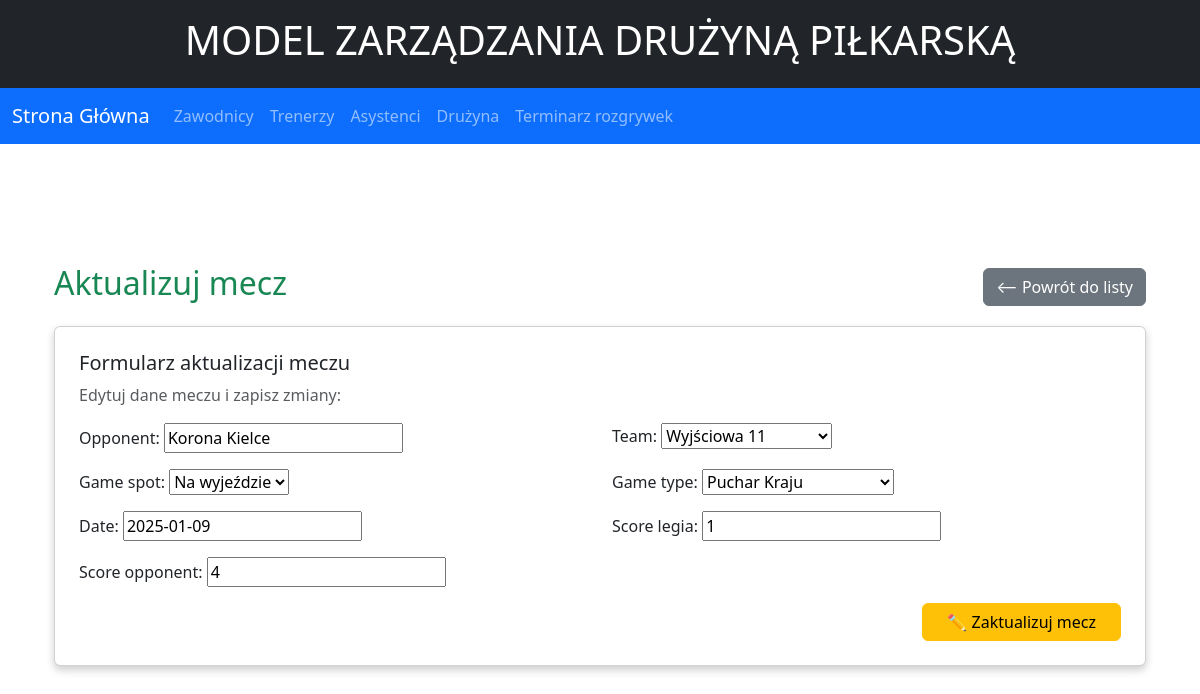
Screenshot of /game/1/change with the database file from the repository.
### Legia/models.py (models this page shows, shortened)
class Game(models.Model):
    opponent = models.CharField(max_length=50)
    team = models.ForeignKey(Team, null=True, blank=True, on_delete=models.SET_NULL)
    game_spot = models.CharField(max_length=50, choices=GAMES_SPOTS, null = True)
    game_type = models.CharField(max_length=50, choices=GAMES_TYPES, null = True)
    date = models.DateField()
    score_legia = models.CharField(max_length=50,null = True)
    score_opponent = models.CharField(max_length=50,null = True)
    class Meta:
        ordering = ['date']

### Legia/views.py (the view)
# urls.py: path('game/<int:id>/change', views.game_update, name='game-update'),
def game_update(request, id):
    try:
        game = Game.objects.get(id=id)
    except Game.DoesNotExist:
        raise Http404("Game not found")
    if request.method == 'POST':
        form = GameForm(request.POST, instance=game)
        if form.is_valid():
            game = form.save()
            return redirect('game-detail', game.id)
    else:
        form = GameForm(instance=game)
    return render(request, "Legia/game/update.html", {'form': form})

### Legia/forms.py
class GameForm(forms.ModelForm):
    class Meta:
      model = Game
      fields = '__all__'

### Legia/models.py (called while the page is built)
    def __str__(self):
        return f"{self.name}"

### Legia/templates/Legia/game/update.html (shortened to what this page needs)
{% extends "Legia/base.html" %}
{% block content %}
<div class="container mt-4">
    <div class="d-flex justify-content-between align-items-center mb-3">
        <h2 class="text-success">Aktualizuj mecz</h2>
        <a href="{% url 'game-list' %}" class="btn btn-secondary">⟵ Powrót do listy</a>
    </div>
    <div class="card p-4">
        <h5 class="card-title">Formularz aktualizacji meczu</h5>
        <p class="text-muted mb-3">Edytuj dane meczu i zapisz zmiany:</p>
        <form action="" method="post">
            <div class="row">
                <div class="col-md-6 mb-3">
                    {{ form.opponent.label_tag }}
                    {{ form.opponent }}
                </div>
                <div class="col-md-6 mb-3">
                    {{ form.team.label_tag }}
                    {{ form.team }}
                </div>
                <div class="col-md-6 mb-3">
                    {{ form.game_spot.label_tag }}
                    {{ form.game_spot }}
                </div>
                <div class="col-md-6 mb-3">
                    {{ form.game_type.label_tag }}
                    {{ form.game_type }}
                </div>
                <div class="col-md-6 mb-3">
                    {{ form.date.label_tag }}
                    {{ form.date }}
                </div>
                <div class="col-md-6 mb-3">
                    {{ form.score_legia.label_tag }}
                    {{ form.score_legia }}
                </div>
                <div class="col-md-6 mb-3">
                    {{ form.score_opponent.label_tag }}
                    {{ form.score_opponent }}
                </div>
            </div>
            <div class="d-flex justify-content-end">
                <button type="submit" class="btn btn-warning px-4">✏️ Zaktualizuj mecz</button>
            </div>
        </form>
    </div>
</div>
{% endblock %}

### Legia/static/css/Legia.css (style rules this page uses)
:root { --green: #1b612b; --red: #aa1625; --white: #ffffff; --black: #222427; }
body { font-family: Arial, sans-serif; background-color: #434343; }
a { color: var(--green); text-decoration: none; }
h1, h2, h3 { color: var(--black); }
.container { margin-top: 30px; }
.card { box-shadow: 0 4px 8px rgba(0, 0, 0, 0.2); border-radius: 10px; }

### rows the page displays
Game: opponent "Korona Kielce", team "Wyjściowa 11", game_spot "Na wyjeździe", game_type "Puchar Kraju", date "2025-01-09", score_legia "1", score_opponent "4"
